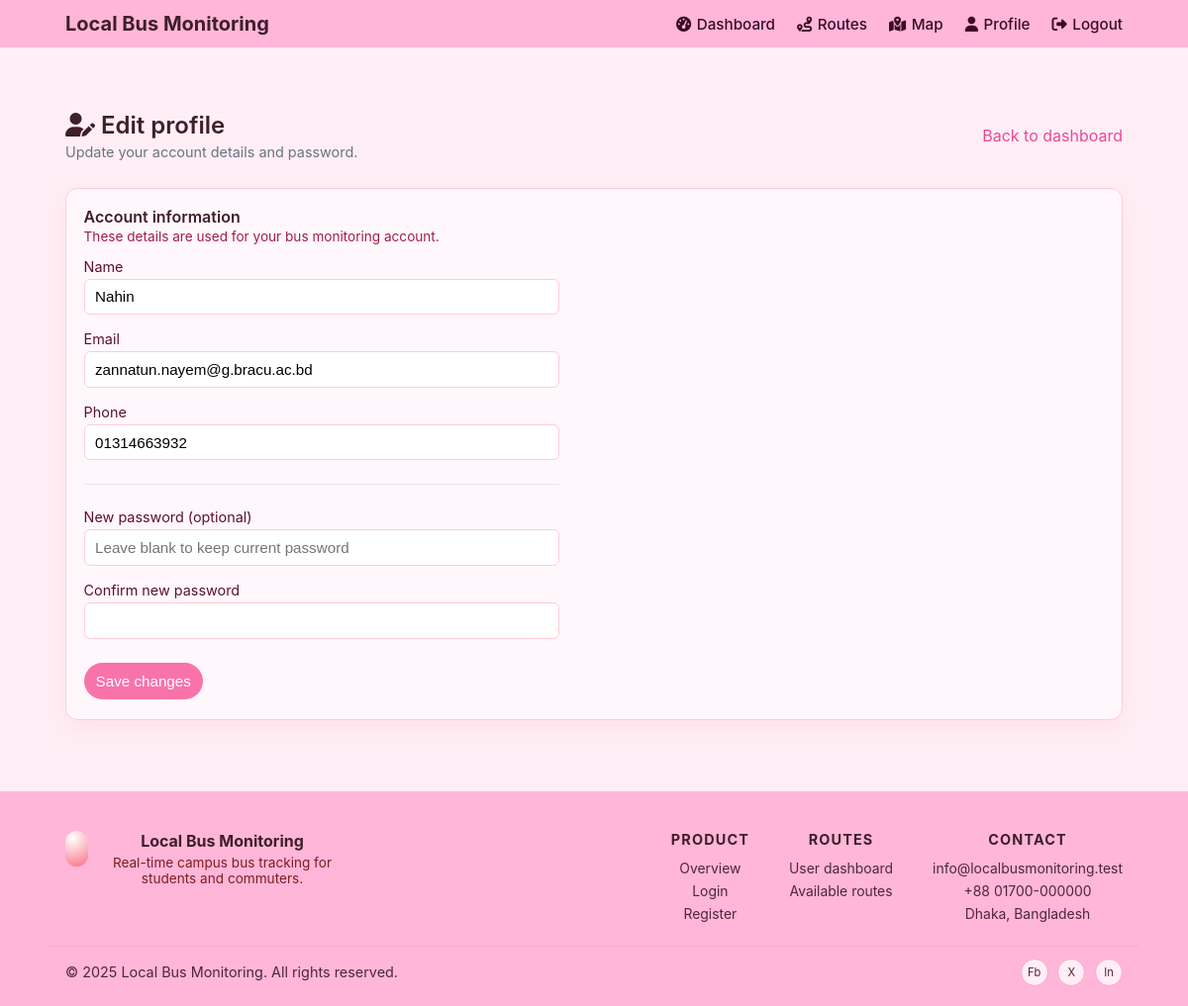
Page /pages/profile.php (signed in) on the committed database.
### tables this page shows
CREATE TABLE `user` (
  `user_id` int(11) NOT NULL,
  `name` varchar(100) NOT NULL,
  `email` varchar(100) NOT NULL,
  `phone_number` varchar(20) DEFAULT NULL,
  `password` varchar(255) NOT NULL
);

### pages/profile.php (the view, shortened to what this page needs)
<?php
include __DIR__ . "/../includes/db.php";
$user_id = (int) ($_SESSION['user_id'] ?? 0);
$user = null;
if ($user_id > 0) {
    if ($stmt = mysqli_prepare($conn, "SELECT name, email, phone_number FROM user WHERE user_id = ?")) {
        mysqli_stmt_bind_param($stmt, "i", $user_id);
        mysqli_stmt_execute($stmt);
        $result = mysqli_stmt_get_result($stmt);
        if ($result && mysqli_num_rows($result) === 1) {
            $user = mysqli_fetch_assoc($result);
        }
    }
}
include __DIR__ . "/../includes/header.php";
?>
<section class="dashboard container">
    <div class="dashboard-header">
        <div>
            <h2 class="dashboard-title"><i class="fa-solid fa-user-pen"></i> Edit profile</h2>
            <p class="dashboard-subtitle">
                Update your account details and password.
            </p>
        </div>
        <div class="dashboard-actions">
            <a href="/bus/pages/dashboard.php" class="link-small">Back to dashboard</a>
        </div>
    </div>
    <section class="card">
        <div class="card-header">
            <div>
                <h3>Account information</h3>
                <p class="card-subtitle">These details are used for your bus monitoring account.</p>
            </div>
        </div>
        <?php if ($user): ?>
            <form method="post" class="auth-form" style="max-width: 480px;">
                <div class="form-group">
                    <label for="name">Name</label>
                    <input
                        type="text"
                        id="name"
                        name="name"
                        class="form-control"
                        required
                        value="<?php echo htmlspecialchars($user['name'] ?? ''); ?>"
                    >
                </div>
                <div class="form-group">
                    <label for="email">Email</label>
                    <input
                        type="email"
                        id="email"
                        name="email"
                        class="form-control"
                        required
                        value="<?php echo htmlspecialchars($user['email'] ?? ''); ?>"
                    >
                </div>
                <div class="form-group">
                    <label for="phone">Phone</label>
                    <input
                        type="text"
                        id="phone"
                        name="phone"
                        class="form-control"
                        value="<?php echo htmlspecialchars($user['phone_number'] ?? ''); ?>"
                    >
                </div>
                <hr style="margin: 1.5rem 0; border: none; border-top: 1px solid #e5e7eb;">
                <div class="form-group">
                    <label for="new_password">New password (optional)</label>
                    <input
                        type="password"
                        id="new_password"
                        name="new_password"
                        class="form-control"
                        placeholder="Leave blank to keep current password"
                    >
                </div>
                <div class="form-group">
                    <label for="confirm_password">Confirm new password</label>
                    <input
                        type="password"
                        id="confirm_password"
                        name="confirm_password"
                        class="form-control"
                    >
                </div>
                <button type="submit" class="btn-primary" style="width: auto; margin-top: 0.5rem;">
                    Save changes
                </button>
            </form>
        <?php else: ?>
            <p class="empty-state">
                Unable to load your profile information right now.
            </p>
        <?php endif; ?>
    </section>
</section>
<?php include __DIR__ . "/../includes/footer.php"; ?>

### assets/css/style.css (style rules this page uses)
*, *::before, *::after { box-sizing: border-box; margin: 0; padding: 0; }
body { font-family: -apple-system, BlinkMacSystemFont, "Segoe UI", Arial, sans-serif; background: #ffeef5; color: #3f1f2a; min-height: 100vh; }
.container { width: 100%; max-width: 1100px; margin: 0 auto; padding: 0 1rem; }
.auth-form { margin-top: 0.5rem; }
.form-group { margin-bottom: 1rem; }
.form-group label { display: block; margin-bottom: 0.25rem; font-size: 0.9rem; color: #5b102f; }
.form-control { width: 100%; padding: 0.55rem 0.65rem; border-radius: 0.375rem; border: 1px solid #fecdd3; font-size: 0.95rem; }
.btn-primary { display: inline-block; width: 100%; padding: 0.65rem 0.75rem; border-radius: 999px; background: #f973ab; color: #ffffff; text-align: center; font-weight: 500; border: none; cursor: pointer; font-size: 0.95rem; text-decoration: none; }
.link-small { color: #ec4899; text-decoration: none; }
.dashboard { padding-top: 2rem; padding-bottom: 2.5rem; }
.dashboard-header { display: flex; align-items: center; justify-content: space-between; gap: 1.5rem; margin-bottom: 1.75rem; }
.dashboard-title { font-size: 1.5rem; font-weight: 600; margin-bottom: 0.25rem; }
.dashboard-subtitle { font-size: 0.9rem; color: #6b7280; }
.card { background: #fff7fb; border-radius: 0.75rem; padding: 1.1rem 1.1rem 1.25rem; box-shadow: 0 8px 20px rgba(255, 192, 203, 0.25); border: 1px solid #fecdd3; }
.card-header { display: flex; align-items: center; justify-content: space-between; gap: 1rem; margin-bottom: 0.85rem; }
.card-header h3 { font-size: 1rem; font-weight: 600; }
.card-subtitle { font-size: 0.85rem; color: #a21c4a; margin-top: 0.15rem; }

### rows in the picture
user: name "Nahin", email "zannatun.nayem@g.bracu.ac.bd", phone "01314663932"
